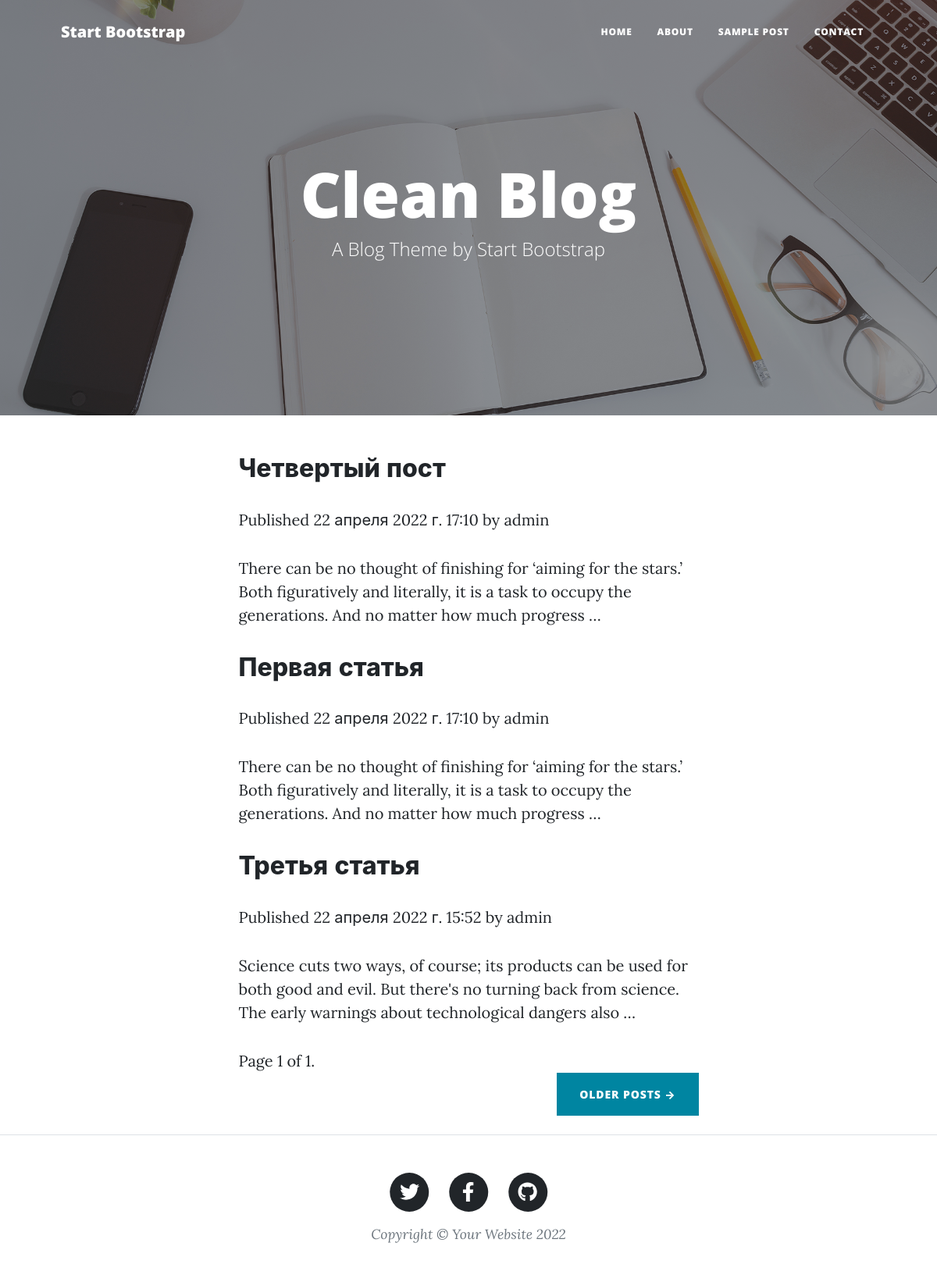
/, run on an earlier commit of the app's database.
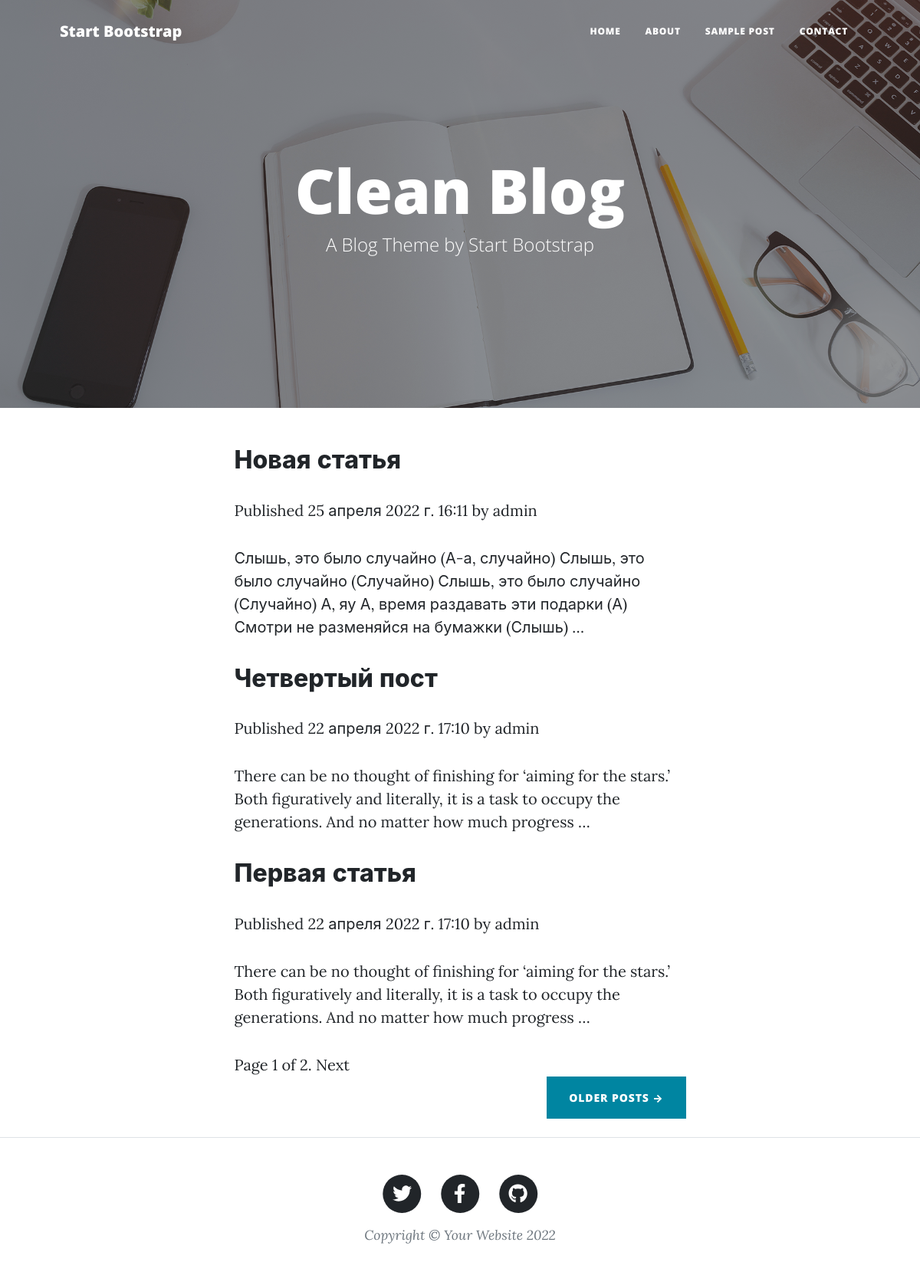
And on a later commit of the database.
### blog/models.py (models this page shows, shortened)
class Post(models.Model):
    STATUS_CHOICES = (
        ('draft', 'Draft'),
        ('published', 'Published'),
    )
    title = models.CharField(max_length=250)
    slug = models.SlugField(max_length=250, unique_for_date='publish')
    author = models.ForeignKey(User, on_delete=models.CASCADE,
                               related_name='blog_posts')
    body = models.TextField()
    publish = models.DateTimeField(default=timezone.now)
    created = models.DateTimeField(auto_now_add=True)
    updated = models.DateTimeField(auto_now=True)
    status = models.CharField(max_length=10, choices=STATUS_CHOICES, default='draft')
    class Meta:
        ordering = ('-publish',)
    objects = models.Manager()          # Менеджер по умолчанию.
    published = PublishedManager()      # Наш новый менеджер.
    def get_absolute_url(self):
        return reverse('blog:post_detail', args=[self.publish.year,
                                                 self.publish.month,
                                                 self.publish.day, self.slug])

### blog/views.py (the view)
# urls.py: path('', views.PostListView.as_view(), name='post_list'),
class PostListView(ListView):
    queryset = Post.published.all()
    context_object_name = 'posts'
    paginate_by = 3
    template_name = 'blog/post/list.html'

### blog/templates/blog/post/list.html (shortened to what this page needs)
{% extends "blog/index.html" %}
{% block content %}
    {% for post in posts %}
        <h2>
            <a href="{{ post.get_absolute_url }}">
                {{ post.title }}</a>
        </h2>
        <p class="date">
            Published {{ post.publish }} by {{ post.author }}
        </p>
        {{ post.body|truncatewords:30|linebreaks }}
    {% endfor %}
    {% include "pagination.html" with page=page_obj %}
{% endblock %}

### blog/templates/blog/index.html (shortened to what this page needs)
{% load static %}
<!DOCTYPE html>
<html lang="en">
    <head>
        <link rel="stylesheet" href="{% static 'blog/css/styles.css' %}" type="text/css">
    </head>
    <body>
        <nav class="navbar navbar-expand-lg navbar-light" id="mainNav">
            <div class="container px-4 px-lg-5">
                <a class="navbar-brand" href="/blog">Start Bootstrap</a>
                <div class="collapse navbar-collapse" id="navbarResponsive">
                    <ul class="navbar-nav ms-auto py-4 py-lg-0">
                        <li class="nav-item"><a class="nav-link px-lg-3 py-3 py-lg-4" href="/">Home</a></li>
                        <li class="nav-item"><a class="nav-link px-lg-3 py-3 py-lg-4" href="/about">About</a></li>
                        <li class="nav-item"><a class="nav-link px-lg-3 py-3 py-lg-4" href="/post">Sample Post</a></li>
                        <li class="nav-item"><a class="nav-link px-lg-3 py-3 py-lg-4" href="/contact">Contact</a></li>
                    </ul>
                </div>
            </div>
        </nav>
        <header class="masthead"  style="background-image: url('/static/blog/images/img/home-bg.jpg')">
            <div class="container position-relative px-4 px-lg-5">
                <div class="row gx-4 gx-lg-5 justify-content-center">
                    <div class="col-md-10 col-lg-8 col-xl-7">
                        <div class="site-heading">
                            <h1>Clean Blog</h1>
                            <span class="subheading">A Blog Theme by Start Bootstrap</span>
                        </div>
                    </div>
                </div>
            </div>
        </header>
        <div class="container px-4 px-lg-5">
            <div class="row gx-4 gx-lg-5 justify-content-center">
                <div class="col-md-10 col-lg-8 col-xl-7">
                    {% block content %}
                    {% endblock %}
                    <div class="d-flex justify-content-end mb-4"><a class="btn btn-primary text-uppercase" href="#!">Older Posts →</a></div>
                </div>
            </div>
        </div>
        <footer class="border-top">
            <div class="container px-4 px-lg-5">
                <div class="row gx-4 gx-lg-5 justify-content-center">
                    <div class="col-md-10 col-lg-8 col-xl-7">
                        <ul class="list-inline text-center">
                            <li class="list-inline-item">
                                <a href="#!">
                                    <span class="fa-stack fa-lg">
                                        <i class="fas fa-circle fa-stack-2x"></i>
                                        <i class="fab fa-twitter fa-stack-1x fa-inverse"></i>
                                    </span>
                                </a>
                            </li>
                            <li class="list-inline-item">
                                <a href="#!">
                                    <span class="fa-stack fa-lg">
                                        <i class="fas fa-circle fa-stack-2x"></i>
                                        <i class="fab fa-facebook-f fa-stack-1x fa-inverse"></i>
                                    </span>
                                </a>
                            </li>
                            <li class="list-inline-item">
                                <a href="#!">
                                    <span class="fa-stack fa-lg">
                                        <i class="fas fa-circle fa-stack-2x"></i>
                                        <i class="fab fa-github fa-stack-1x fa-inverse"></i>
                                    </span>
                                </a>
                            </li>
                        </ul>
                        <div class="small text-center text-muted fst-italic">Copyright &copy; Your Website 2022</div>
                    </div>
                </div>
            </div>
        </footer>
    </body>
</html>

### blog/templates/pagination.html (shortened to what this page needs)
<div class="pagination">
    <span class="step-links">
        <span class="current">
            Page {{ page.number }} of {{ page.paginator.num_pages }}.
        </span>
        {% if page.has_next %}
            <a href="?page={{ page.next_page_number }}">Next</a>
        {% endif %}
    </span>
</div>

What changed in the data, as far as the page shows it:
no longer on this page (row unchanged): Post: title "Третья статья", publish "22 апреля 2022 г. 15:52", author "admin", body "Science cuts two ways, of course; its products can be used for both good and evil. But there's no turning back from science. The early warnings about technological dangers also …"
added Post: title "Новая статья", publish "25 апреля 2022 г. 16:11", author "admin", body "Слышь, это было случайно (А-а, случайно) Слышь, это было случайно (Случайно) Слышь, это было случайно (Случайно) А, яу А, время раздавать эти подарки (А) Смотри не разменяйся на бумажки (Слышь) …"
Also different on the page:
{{ page.paginator.num_pages }}: "1" → "2"
text now shown: "Next"
